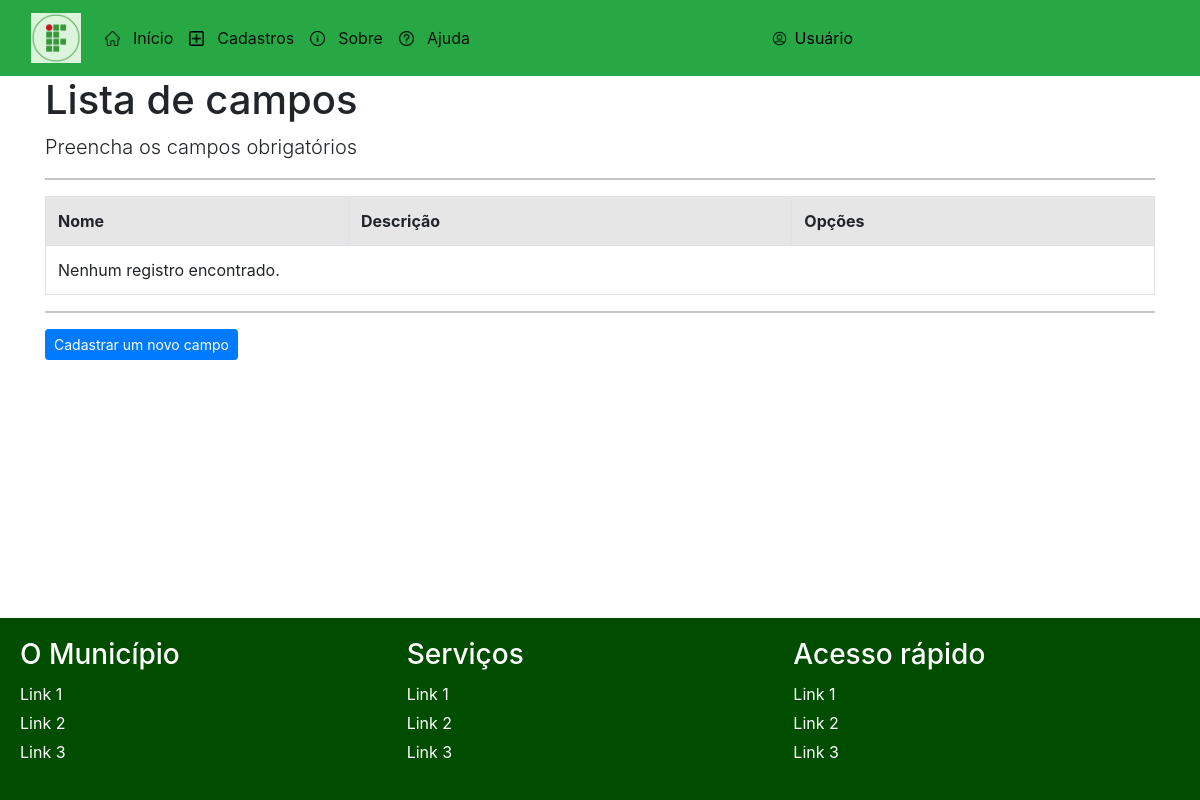
/listar/campos, run on an earlier commit of the app's database.
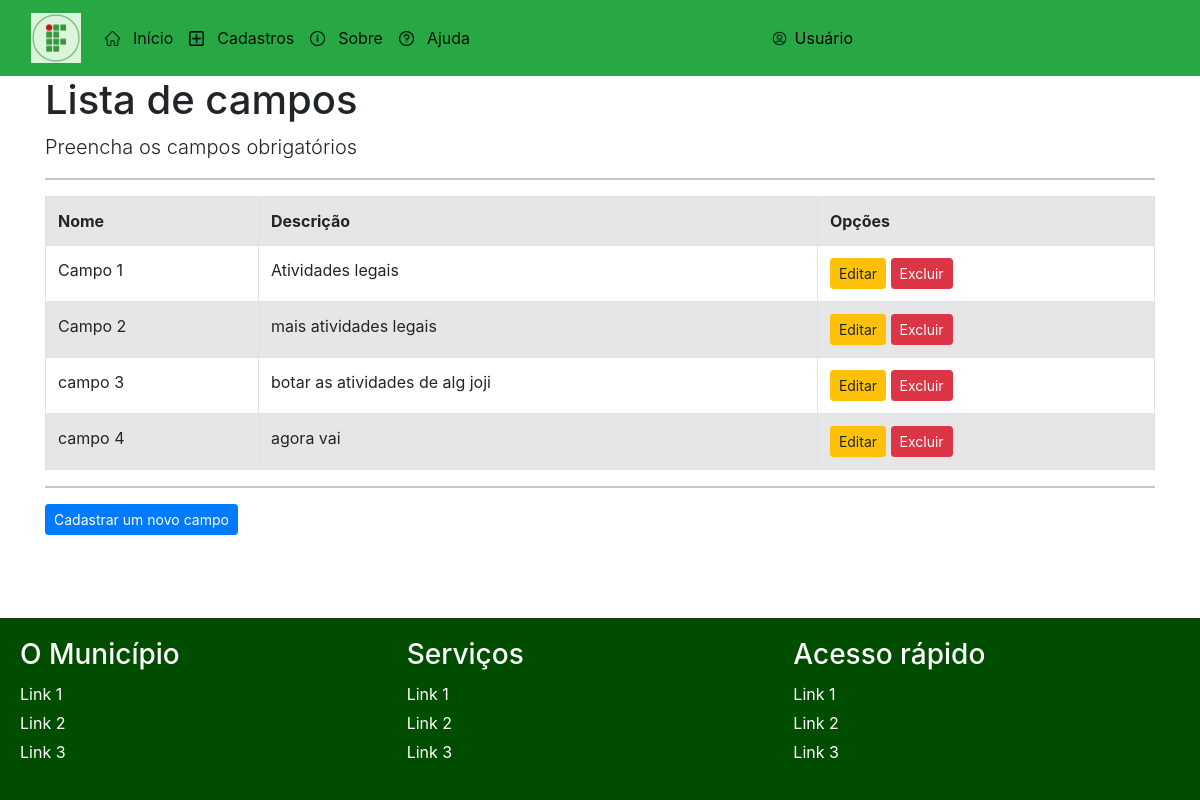
And on a later commit of the database.
### cadastros/models.py (models this page shows, shortened)
class Campo(models.Model):
    nome = models.CharField(max_length=50)
    descricao = models.CharField(max_length=150, verbose_name="Descrição")

### cadastros/views.py (the view)
# urls.py: path('listar/campos', CampoList.as_view(),name='listar-campos' ),
class CampoList(ListView):
    model = Campo
    template_name = 'cadastros/listas/campo.html'

### cadastros/templates/cadastros/listas/campo.html (shortened to what this page needs)
{% extends 'paginas/modelo.html' %}
{% block conteúdo %}
<div class="container">
    <h1>Lista de campos </h1>
    <p class="lead">Preencha os campos obrigatórios</p>
    <hr>
    <div class="table-responsive">
    <table class="table table-striped table-bordered table-hover"
        <tr>
            <th>Nome</th>
            <th>Descrição</th>
            <th>Opções</th>
        {% for campo in object_list %}
        <tr>
            <td>{{ campo.nome }}</td>
            <td>{{ campo.descricao }}</td>
            <td>
                <a href="{% url 'editar-campo' campo.pk %}" class="btn btn-warning btn-sm">Editar</a>
                <a href="{% url 'excluir-campo' campo.pk %}" class="btn btn-danger btn-sm">Excluir</a>
            </td>
        </tr>
        {% empty %}
        <tr>
            <td colspan="3">Nenhum registro encontrado.</td>
        </tr>
        {% endfor %}
    </table>
<hr>
</div>
<form action="" method="POST">
    <a href="{% url 'cadastrar-campo' %}" class="btn btn-primary btn-sm">Cadastrar um novo campo</a>
</form>
</div>
{% endblock %}

What changed in the data, as far as the page shows it:
added Campo: nome "Campo 1", descricao "Atividades legais"
added Campo: nome "Campo 2", descricao "mais atividades legais"
added Campo: nome "campo 3", descricao "botar as atividades de alg joji"
added Campo: nome "campo 4", descricao "agora vai"
Also different on the page:
text no longer shown: "Nenhum registro encontrado."
